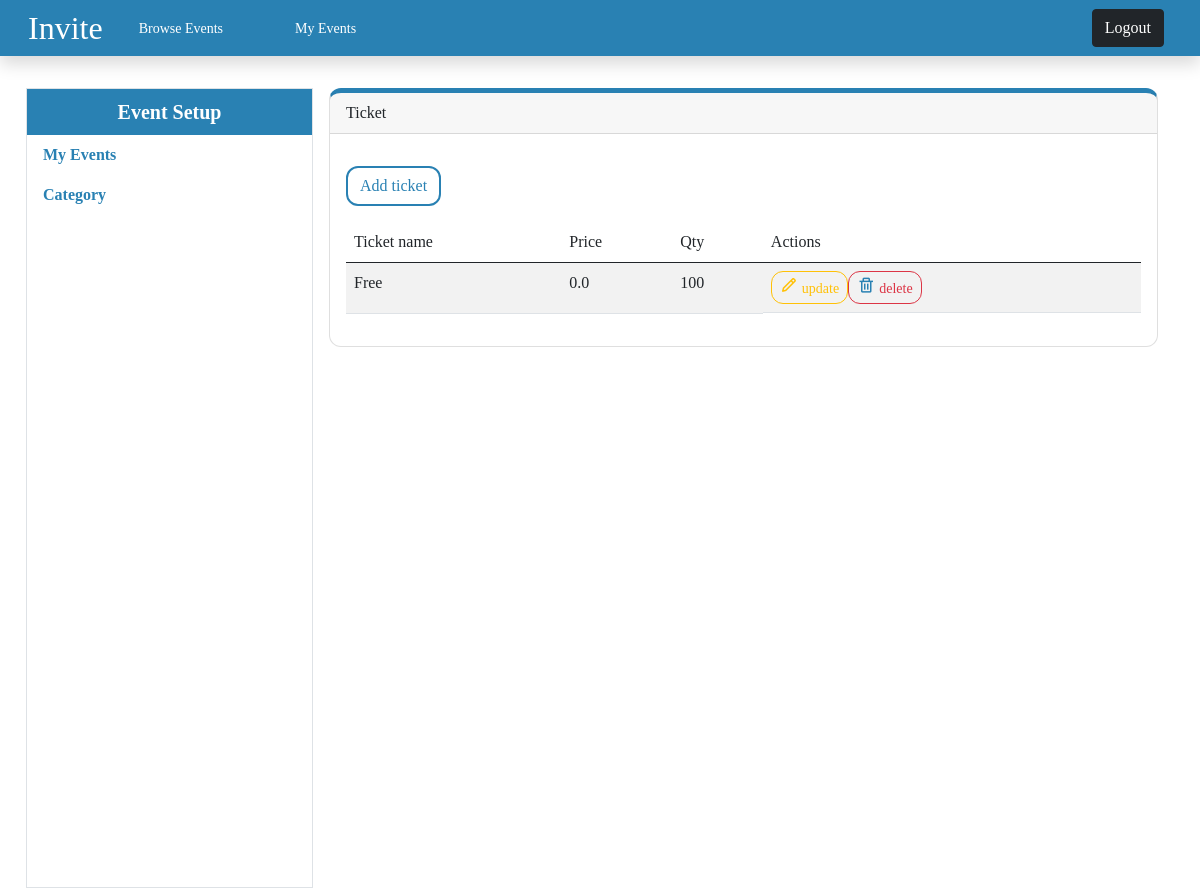
The page /event/1/ticket (signed in) on the database as committed earlier.
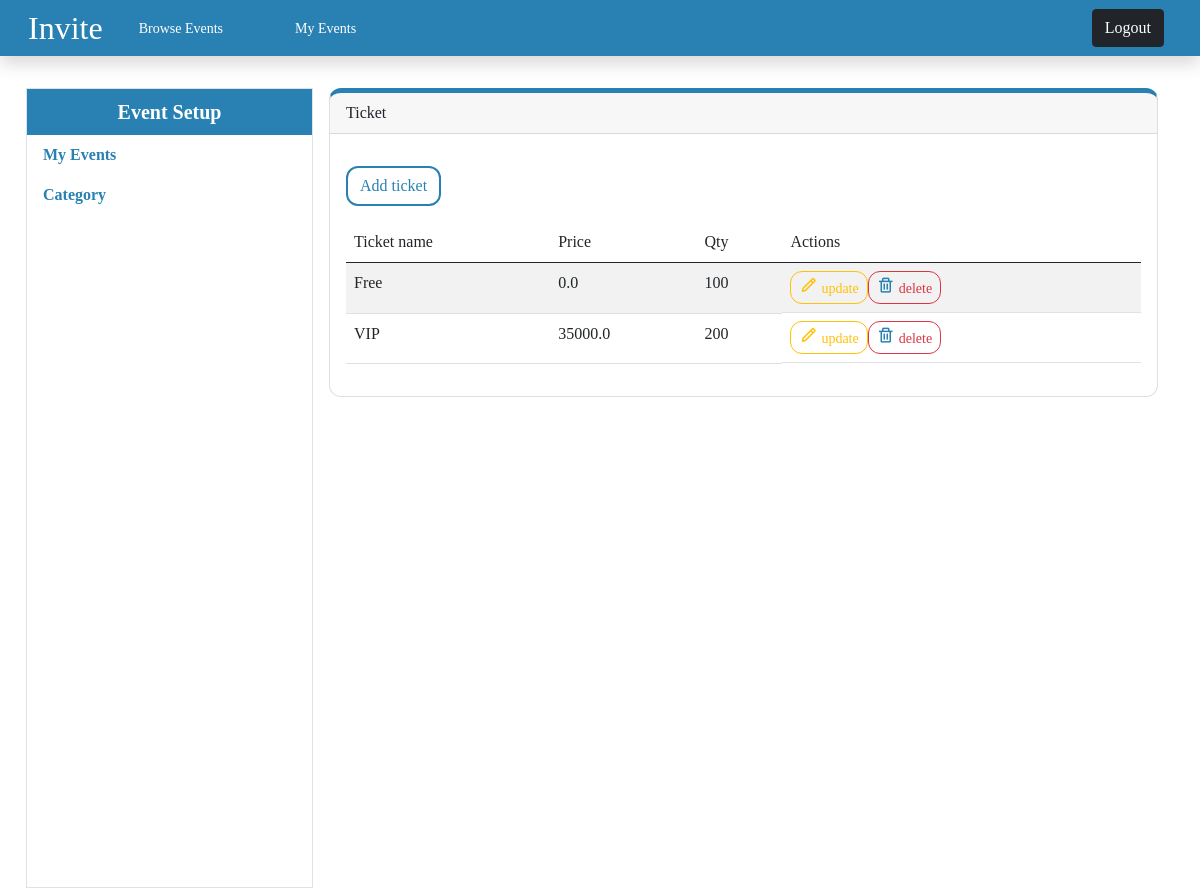
The same page on the database as committed later.
### events/models.py (models this page shows, shortened)
class Ticket(models.Model):
    name = models.CharField(max_length=100, default="Free")
    event = models.ForeignKey(Events, on_delete=models.CASCADE)
    price = models.FloatField(default=0.0)
    ticket_qty = models.IntegerField(default=1)
    desc = models.CharField(max_length=255, null=True, blank=True)
    created_at = models.DateTimeField(auto_now_add=True)

### events/decorators.py (the view)
        def wrapper_func(request, *args, **kwargs):
            group = None
            if request.user.groups.exists():
                group = request.user.groups.all()[0].name
            if group in allowed_roles:
                return view_func(request, *args, **kwargs)
            else:
                return HttpResponse("You are not authorized to view this page.")

### events/views.py (called while the page is built, shortened)
@login_required(login_url='login')
@allowed_users(allowed_roles=['Admin','Organizer'])
def ticket_list(request, event_id):
    ticket = Ticket.objects.filter(event=event_id)
    event = Events.objects.get(id=event_id)
    form = TicketForm()
    return render(request, 'eventsApp/settings/event_ticket.html', {'ticket_form':form, 'tickets':ticket})

### events/templates/eventsApp/settings/event_ticket.html (shortened to what this page needs)
{% extends "eventsApp/settings/layout.html" %}
{% block account %}
<form method="post" class="w-100" enctype="multipart/form-data">
  <div class="card mb-2">
    <div class="card-header">Ticket</div>
    <div class="card-body my-0">
      <a href="" class="btn btn-outline-primary my-3" type="button" data-bs-toggle="modal" data-bs-target="#ticket">Add
        ticket</a>
      <table class="table table-hover table-striped">
        <thead>
          <tr>
            <td>Ticket name</td>
            <td>Price</td>
            <td>Qty</td>
            <td>Actions</td>
          </tr>
        </thead>
        <tbody>
          {% for t in tickets %}
          <tr>
            <td>{{ t.name }}</td>
            <td>{{ t.price }}</td>
            <td>{{ t.ticket_qty }}</td>
            <td class="d-flex">
              <a href="" class="btn btn-sm btn-outline-warning"><i class='bx bx-pencil text-warning me-1'></i>update</a>
              <form action="{% url 'ticket_delete' t.id %}" method="post">
                <button type="submit" class="btn btn-sm btn-outline-danger"><i class='bx bx-trash me-1'></i>delete</button>
              </form>
            </td>
          </tr>
          {% endfor %}
        </tbody>
      </table>
    </div>
  </div>
</form>
{% endblock %}

Rows that differ between the two databases and show on the page:
added Ticket: name "VIP", price "35000.0", ticket_qty "200"
